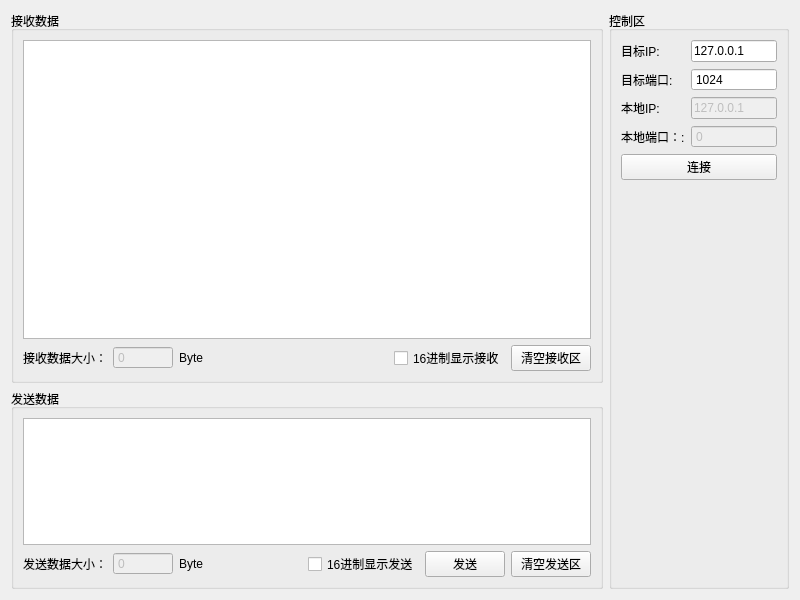
<?xml version="1.0" encoding="UTF-8"?>
<ui version="4.0">
 <class>TCPClient</class>
 <widget class="QWidget" name="TCPClient">
  <property name="geometry">
   <rect>
    <x>0</x>
    <y>0</y>
    <width>800</width>
    <height>600</height>
   </rect>
  </property>
  <property name="windowTitle">
   <string>Form</string>
  </property>
  <layout class="QGridLayout" name="gridLayout_5">
   <item row="0" column="0">
    <widget class="QGroupBox" name="groupBox">
     <property name="title">
      <string>接收数据</string>
     </property>
     <layout class="QGridLayout" name="gridLayout_3">
      <item row="0" column="0">
       <widget class="QTextEdit" name="text_recv"/>
      </item>
      <item row="1" column="0">
       <layout class="QHBoxLayout" name="horizontalLayout_2">
        <item>
         <widget class="QLabel" name="label_6">
          <property name="text">
           <string>接收数据大小：</string>
          </property>
         </widget>
        </item>
        <item>
         <widget class="QSpinBox" name="spin_recv">
          <property name="enabled">
           <bool>false</bool>
          </property>
          <property name="minimumSize">
           <size>
            <width>60</width>
            <height>0</height>
           </size>
          </property>
          <property name="buttonSymbols">
           <enum>QAbstractSpinBox::NoButtons</enum>
          </property>
          <property name="maximum">
           <number>100000</number>
          </property>
         </widget>
        </item>
        <item>
         <widget class="QLabel" name="label_7">
          <property name="text">
           <string>Byte</string>
          </property>
         </widget>
        </item>
        <item>
         <spacer name="horizontalSpacer_2">
          <property name="orientation">
           <enum>Qt::Horizontal</enum>
          </property>
          <property name="sizeHint" stdset="0">
           <size>
            <width>27</width>
            <height>17</height>
           </size>
          </property>
         </spacer>
        </item>
        <item>
         <widget class="QCheckBox" name="check_hexRecv">
          <property name="text">
           <string>16进制显示接收</string>
          </property>
         </widget>
        </item>
        <item>
         <widget class="QPushButton" name="but_clearRecv">
          <property name="text">
           <string>清空接收区</string>
          </property>
         </widget>
        </item>
       </layout>
      </item>
     </layout>
    </widget>
   </item>
   <item row="1" column="0">
    <widget class="QGroupBox" name="groupBox_2">
     <property name="maximumSize">
      <size>
       <width>16777215</width>
       <height>200</height>
      </size>
     </property>
     <property name="title">
      <string>发送数据</string>
     </property>
     <layout class="QGridLayout" name="gridLayout_2">
      <item row="0" column="0">
       <widget class="QTextEdit" name="text_send"/>
      </item>
      <item row="1" column="0">
       <layout class="QHBoxLayout" name="horizontalLayout">
        <item>
         <widget class="QLabel" name="label_5">
          <property name="text">
           <string>发送数据大小：</string>
          </property>
         </widget>
        </item>
        <item>
         <widget class="QSpinBox" name="spin_send">
          <property name="enabled">
           <bool>false</bool>
          </property>
          <property name="minimumSize">
           <size>
            <width>60</width>
            <height>0</height>
           </size>
          </property>
          <property name="buttonSymbols">
           <enum>QAbstractSpinBox::NoButtons</enum>
          </property>
          <property name="maximum">
           <number>100000</number>
          </property>
         </widget>
        </item>
        <item>
         <widget class="QLabel" name="label_8">
          <property name="text">
           <string>Byte</string>
          </property>
         </widget>
        </item>
        <item>
         <spacer name="horizontalSpacer">
          <property name="orientation">
           <enum>Qt::Horizontal</enum>
          </property>
          <property name="sizeHint" stdset="0">
           <size>
            <width>27</width>
            <height>17</height>
           </size>
          </property>
         </spacer>
        </item>
        <item>
         <widget class="QCheckBox" name="check_hexSend">
          <property name="text">
           <string>16进制显示发送</string>
          </property>
         </widget>
        </item>
        <item>
         <widget class="QPushButton" name="but_send">
          <property name="text">
           <string>发送</string>
          </property>
         </widget>
        </item>
        <item>
         <widget class="QPushButton" name="but_clearSend">
          <property name="text">
           <string>清空发送区</string>
          </property>
         </widget>
        </item>
       </layout>
      </item>
     </layout>
    </widget>
   </item>
   <item row="0" column="1" rowspan="2">
    <widget class="QGroupBox" name="groupBox_3">
     <property name="sizePolicy">
      <sizepolicy hsizetype="Fixed" vsizetype="Preferred">
       <horstretch>0</horstretch>
       <verstretch>0</verstretch>
      </sizepolicy>
     </property>
     <property name="maximumSize">
      <size>
       <width>180</width>
       <height>16777215</height>
      </size>
     </property>
     <property name="title">
      <string>控制区</string>
     </property>
     <layout class="QGridLayout" name="gridLayout_4">
      <item row="0" column="0">
       <layout class="QGridLayout" name="gridLayout">
        <item row="0" column="0">
         <widget class="QLabel" name="label">
          <property name="text">
           <string>目标IP:</string>
          </property>
         </widget>
        </item>
        <item row="0" column="1">
         <widget class="QLineEdit" name="line_peerAddress">
          <property name="text">
           <string>127.0.0.1</string>
          </property>
         </widget>
        </item>
        <item row="1" column="0">
         <widget class="QLabel" name="label_2">
          <property name="text">
           <string>目标端口:</string>
          </property>
         </widget>
        </item>
        <item row="1" column="1">
         <widget class="QSpinBox" name="spin_peerPort">
          <property name="buttonSymbols">
           <enum>QAbstractSpinBox::NoButtons</enum>
          </property>
          <property name="maximum">
           <number>65535</number>
          </property>
          <property name="value">
           <number>1024</number>
          </property>
         </widget>
        </item>
        <item row="2" column="0">
         <widget class="QLabel" name="label_4">
          <property name="text">
           <string>本地IP:</string>
          </property>
         </widget>
        </item>
        <item row="2" column="1">
         <widget class="QLineEdit" name="line_localAddress">
          <property name="enabled">
           <bool>false</bool>
          </property>
          <property name="text">
           <string>127.0.0.1</string>
          </property>
         </widget>
        </item>
        <item row="3" column="0">
         <widget class="QLabel" name="label_3">
          <property name="text">
           <string>本地端口：:</string>
          </property>
         </widget>
        </item>
        <item row="3" column="1">
         <widget class="QSpinBox" name="spin_localPort">
          <property name="enabled">
           <bool>false</bool>
          </property>
          <property name="buttonSymbols">
           <enum>QAbstractSpinBox::NoButtons</enum>
          </property>
          <property name="maximum">
           <number>65535</number>
          </property>
         </widget>
        </item>
       </layout>
      </item>
      <item row="1" column="0">
       <widget class="QPushButton" name="but_connect">
        <property name="text">
         <string>连接</string>
        </property>
       </widget>
      </item>
      <item row="4" column="0">
       <spacer name="verticalSpacer">
        <property name="orientation">
         <enum>Qt::Vertical</enum>
        </property>
        <property name="sizeHint" stdset="0">
         <size>
          <width>20</width>
          <height>40</height>
         </size>
        </property>
       </spacer>
      </item>
     </layout>
    </widget>
   </item>
  </layout>
 </widget>
 <resources/>
 <connections/>
</ui>
